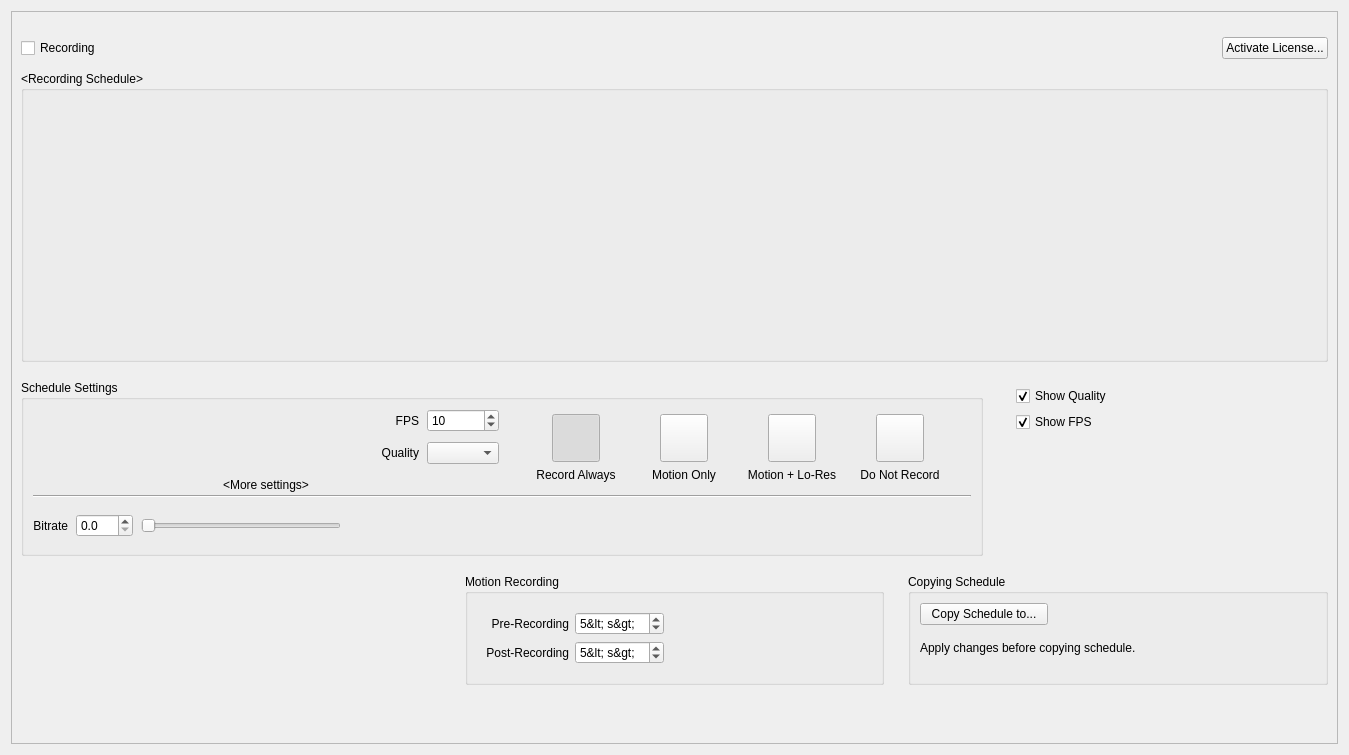
<?xml version="1.0" encoding="UTF-8"?>
<ui version="4.0">
 <class>LegacyCameraScheduleWidget</class>
 <widget class="QWidget" name="LegacyCameraScheduleWidget">
  <property name="geometry">
   <rect>
    <x>0</x>
    <y>0</y>
    <width>1349</width>
    <height>755</height>
   </rect>
  </property>
  <layout class="QVBoxLayout" name="verticalLayout_6">
   <item>
    <widget class="QScrollArea" name="scrollArea">
     <property name="horizontalScrollBarPolicy">
      <enum>Qt::ScrollBarAlwaysOff</enum>
     </property>
     <property name="widgetResizable">
      <bool>true</bool>
     </property>
     <property name="alignment">
      <set>Qt::AlignLeading|Qt::AlignLeft|Qt::AlignTop</set>
     </property>
     <widget class="QWidget" name="scrollAreaWidgetContents">
      <property name="geometry">
       <rect>
        <x>0</x>
        <y>0</y>
        <width>1277</width>
        <height>964</height>
       </rect>
      </property>
      <layout class="QVBoxLayout" name="verticalLayout_7" stretch="0,0,0,0,0,0,1">
       <item>
        <spacer name="verticalSpacer_8">
         <property name="orientation">
          <enum>Qt::Vertical</enum>
         </property>
         <property name="sizeType">
          <enum>QSizePolicy::Fixed</enum>
         </property>
         <property name="sizeHint" stdset="0">
          <size>
           <width>20</width>
           <height>16</height>
          </size>
         </property>
        </spacer>
       </item>
       <item>
        <layout class="QHBoxLayout" name="topButtonsLayout">
         <item>
          <widget class="QCheckBox" name="enableRecordingCheckBox">
           <property name="text">
            <string>Recording</string>
           </property>
           <property name="tristate">
            <bool>true</bool>
           </property>
          </widget>
         </item>
         <item>
          <spacer name="horizontalSpacer">
           <property name="orientation">
            <enum>Qt::Horizontal</enum>
           </property>
           <property name="sizeHint" stdset="0">
            <size>
             <width>40</width>
             <height>20</height>
            </size>
           </property>
          </spacer>
         </item>
         <item>
          <widget class="QPushButton" name="licensesButton">
           <property name="text">
            <string>Activate License...</string>
           </property>
          </widget>
         </item>
        </layout>
       </item>
       <item>
        <widget class="QnLicensesUsageWidget" name="licensesUsageWidget" native="true"/>
       </item>
       <item>
        <layout class="QVBoxLayout" name="recordingScheduleLayout">
         <property name="topMargin">
          <number>0</number>
         </property>
         <item>
          <widget class="QGroupBox" name="scheduleGridGroupBox">
           <property name="title">
            <string notr="true">&lt;Recording Schedule&gt;</string>
           </property>
           <property name="flat">
            <bool>true</bool>
           </property>
           <layout class="QVBoxLayout" name="scheduleGridLayout">
            <item>
             <widget class="nx::vms::client::desktop::ScheduleGridWidget" name="gridWidget" native="true">
              <property name="enabled">
               <bool>true</bool>
              </property>
              <property name="sizePolicy">
               <sizepolicy hsizetype="MinimumExpanding" vsizetype="MinimumExpanding">
                <horstretch>0</horstretch>
                <verstretch>0</verstretch>
               </sizepolicy>
              </property>
              <property name="minimumSize">
               <size>
                <width>0</width>
                <height>250</height>
               </size>
              </property>
             </widget>
            </item>
           </layout>
          </widget>
         </item>
        </layout>
       </item>
       <item>
        <layout class="QHBoxLayout" name="scheduleSettingsLayout" stretch="3,1">
         <property name="spacing">
          <number>24</number>
         </property>
         <property name="topMargin">
          <number>12</number>
         </property>
         <item>
          <widget class="QGroupBox" name="settingsGroupBox">
           <property name="title">
            <string>Schedule Settings</string>
           </property>
           <layout class="QGridLayout" name="gridLayout_4">
            <property name="bottomMargin">
             <number>0</number>
            </property>
            <property name="verticalSpacing">
             <number>0</number>
            </property>
            <item row="0" column="1">
             <widget class="QWidget" name="scheduleSettingsButtons" native="true">
              <property name="sizePolicy">
               <sizepolicy hsizetype="MinimumExpanding" vsizetype="Maximum">
                <horstretch>0</horstretch>
                <verstretch>0</verstretch>
               </sizepolicy>
              </property>
              <layout class="QVBoxLayout" name="verticalLayout">
               <property name="topMargin">
                <number>2</number>
               </property>
               <property name="bottomMargin">
                <number>8</number>
               </property>
               <item>
                <layout class="QGridLayout" name="gridLayout" rowstretch="1,0" columnstretch="1,1,1,1">
                 <property name="leftMargin">
                  <number>16</number>
                 </property>
                 <property name="rightMargin">
                  <number>16</number>
                 </property>
                 <property name="horizontalSpacing">
                  <number>16</number>
                 </property>
                 <item row="0" column="0">
                  <layout class="QHBoxLayout" name="horizontalLayout_5">
                   <item>
                    <widget class="nx::vms::client::desktop::SelectableButton" name="recordAlwaysButton">
                     <property name="minimumSize">
                      <size>
                       <width>48</width>
                       <height>48</height>
                      </size>
                     </property>
                     <property name="maximumSize">
                      <size>
                       <width>48</width>
                       <height>48</height>
                      </size>
                     </property>
                     <property name="text">
                      <string/>
                     </property>
                     <property name="iconSize">
                      <size>
                       <width>48</width>
                       <height>48</height>
                      </size>
                     </property>
                     <property name="checkable">
                      <bool>true</bool>
                     </property>
                     <property name="checked">
                      <bool>true</bool>
                     </property>
                     <property name="autoExclusive">
                      <bool>true</bool>
                     </property>
                     <property name="popupMode">
                      <enum>QToolButton::DelayedPopup</enum>
                     </property>
                     <property name="autoRaise">
                      <bool>false</bool>
                     </property>
                    </widget>
                   </item>
                  </layout>
                 </item>
                 <item row="0" column="1">
                  <layout class="QHBoxLayout" name="horizontalLayout_6">
                   <item>
                    <widget class="nx::vms::client::desktop::SelectableButton" name="recordMotionButton">
                     <property name="minimumSize">
                      <size>
                       <width>48</width>
                       <height>48</height>
                      </size>
                     </property>
                     <property name="maximumSize">
                      <size>
                       <width>48</width>
                       <height>48</height>
                      </size>
                     </property>
                     <property name="text">
                      <string/>
                     </property>
                     <property name="iconSize">
                      <size>
                       <width>48</width>
                       <height>48</height>
                      </size>
                     </property>
                     <property name="checkable">
                      <bool>true</bool>
                     </property>
                     <property name="autoExclusive">
                      <bool>true</bool>
                     </property>
                     <property name="autoRaise">
                      <bool>false</bool>
                     </property>
                    </widget>
                   </item>
                  </layout>
                 </item>
                 <item row="0" column="2">
                  <layout class="QHBoxLayout" name="horizontalLayout_7">
                   <item>
                    <widget class="nx::vms::client::desktop::SelectableButton" name="recordMotionPlusLQButton">
                     <property name="minimumSize">
                      <size>
                       <width>48</width>
                       <height>48</height>
                      </size>
                     </property>
                     <property name="maximumSize">
                      <size>
                       <width>48</width>
                       <height>48</height>
                      </size>
                     </property>
                     <property name="text">
                      <string/>
                     </property>
                     <property name="iconSize">
                      <size>
                       <width>48</width>
                       <height>48</height>
                      </size>
                     </property>
                     <property name="checkable">
                      <bool>true</bool>
                     </property>
                     <property name="autoExclusive">
                      <bool>true</bool>
                     </property>
                     <property name="autoRaise">
                      <bool>false</bool>
                     </property>
                    </widget>
                   </item>
                  </layout>
                 </item>
                 <item row="0" column="3">
                  <layout class="QHBoxLayout" name="horizontalLayout_8">
                   <item>
                    <widget class="nx::vms::client::desktop::SelectableButton" name="noRecordButton">
                     <property name="minimumSize">
                      <size>
                       <width>48</width>
                       <height>48</height>
                      </size>
                     </property>
                     <property name="maximumSize">
                      <size>
                       <width>48</width>
                       <height>48</height>
                      </size>
                     </property>
                     <property name="text">
                      <string/>
                     </property>
                     <property name="iconSize">
                      <size>
                       <width>48</width>
                       <height>48</height>
                      </size>
                     </property>
                     <property name="checkable">
                      <bool>true</bool>
                     </property>
                     <property name="autoExclusive">
                      <bool>true</bool>
                     </property>
                     <property name="autoRaise">
                      <bool>false</bool>
                     </property>
                    </widget>
                   </item>
                  </layout>
                 </item>
                 <item row="1" column="0">
                  <widget class="QLabel" name="labelAlways">
                   <property name="sizePolicy">
                    <sizepolicy hsizetype="MinimumExpanding" vsizetype="Preferred">
                     <horstretch>0</horstretch>
                     <verstretch>0</verstretch>
                    </sizepolicy>
                   </property>
                   <property name="minimumSize">
                    <size>
                     <width>0</width>
                     <height>0</height>
                    </size>
                   </property>
                   <property name="text">
                    <string>Record Always</string>
                   </property>
                   <property name="textFormat">
                    <enum>Qt::AutoText</enum>
                   </property>
                   <property name="alignment">
                    <set>Qt::AlignCenter</set>
                   </property>
                   <property name="wordWrap">
                    <bool>true</bool>
                   </property>
                   <property name="buddy">
                    <cstring>recordAlwaysButton</cstring>
                   </property>
                  </widget>
                 </item>
                 <item row="1" column="1">
                  <widget class="QLabel" name="labelMotionOnly">
                   <property name="sizePolicy">
                    <sizepolicy hsizetype="MinimumExpanding" vsizetype="Preferred">
                     <horstretch>0</horstretch>
                     <verstretch>0</verstretch>
                    </sizepolicy>
                   </property>
                   <property name="text">
                    <string>Motion Only</string>
                   </property>
                   <property name="alignment">
                    <set>Qt::AlignCenter</set>
                   </property>
                   <property name="wordWrap">
                    <bool>true</bool>
                   </property>
                   <property name="buddy">
                    <cstring>recordMotionButton</cstring>
                   </property>
                  </widget>
                 </item>
                 <item row="1" column="2">
                  <widget class="QLabel" name="labelMotionPlusLQ">
                   <property name="sizePolicy">
                    <sizepolicy hsizetype="MinimumExpanding" vsizetype="Preferred">
                     <horstretch>0</horstretch>
                     <verstretch>0</verstretch>
                    </sizepolicy>
                   </property>
                   <property name="text">
                    <string>Motion + Lo-Res</string>
                   </property>
                   <property name="alignment">
                    <set>Qt::AlignCenter</set>
                   </property>
                   <property name="wordWrap">
                    <bool>true</bool>
                   </property>
                   <property name="buddy">
                    <cstring>recordMotionPlusLQButton</cstring>
                   </property>
                  </widget>
                 </item>
                 <item row="1" column="3">
                  <widget class="QLabel" name="labelNoRecord">
                   <property name="sizePolicy">
                    <sizepolicy hsizetype="MinimumExpanding" vsizetype="Preferred">
                     <horstretch>0</horstretch>
                     <verstretch>0</verstretch>
                    </sizepolicy>
                   </property>
                   <property name="text">
                    <string>Do Not Record</string>
                   </property>
                   <property name="alignment">
                    <set>Qt::AlignCenter</set>
                   </property>
                   <property name="wordWrap">
                    <bool>true</bool>
                   </property>
                   <property name="buddy">
                    <cstring>noRecordButton</cstring>
                   </property>
                  </widget>
                 </item>
                </layout>
               </item>
               <item>
                <spacer name="verticalSpacer">
                 <property name="orientation">
                  <enum>Qt::Vertical</enum>
                 </property>
                 <property name="sizeHint" stdset="0">
                  <size>
                   <width>1</width>
                   <height>1</height>
                  </size>
                 </property>
                </spacer>
               </item>
              </layout>
             </widget>
            </item>
            <item row="1" column="0" colspan="2">
             <widget class="QWidget" name="advancedSettingsWidget" native="true">
              <layout class="QVBoxLayout" name="verticalLayout_4">
               <property name="spacing">
                <number>16</number>
               </property>
               <property name="leftMargin">
                <number>0</number>
               </property>
               <property name="topMargin">
                <number>0</number>
               </property>
               <property name="rightMargin">
                <number>0</number>
               </property>
               <property name="bottomMargin">
                <number>16</number>
               </property>
               <item>
                <widget class="Line" name="line">
                 <property name="orientation">
                  <enum>Qt::Horizontal</enum>
                 </property>
                </widget>
               </item>
               <item>
                <layout class="QHBoxLayout" name="horizontalLayout">
                 <property name="spacing">
                  <number>8</number>
                 </property>
                 <item>
                  <widget class="QLabel" name="bitrateLabel">
                   <property name="text">
                    <string>Bitrate</string>
                   </property>
                   <property name="alignment">
                    <set>Qt::AlignRight|Qt::AlignTrailing|Qt::AlignVCenter</set>
                   </property>
                   <property name="buddy">
                    <cstring>bitrateSpinBox</cstring>
                   </property>
                  </widget>
                 </item>
                 <item>
                  <widget class="QDoubleSpinBox" name="bitrateSpinBox">
                   <property name="decimals">
                    <number>1</number>
                   </property>
                   <property name="singleStep">
                    <double>0.100000000000000</double>
                   </property>
                  </widget>
                 </item>
                 <item>
                  <widget class="QSlider" name="bitrateSlider">
                   <property name="maximumSize">
                    <size>
                     <width>200</width>
                     <height>16777215</height>
                    </size>
                   </property>
                   <property name="maximum">
                    <number>1000</number>
                   </property>
                   <property name="singleStep">
                    <number>10</number>
                   </property>
                   <property name="pageStep">
                    <number>100</number>
                   </property>
                   <property name="orientation">
                    <enum>Qt::Horizontal</enum>
                   </property>
                  </widget>
                 </item>
                 <item>
                  <spacer name="horizontalSpacer_2">
                   <property name="orientation">
                    <enum>Qt::Horizontal</enum>
                   </property>
                   <property name="sizeHint" stdset="0">
                    <size>
                     <width>40</width>
                     <height>20</height>
                    </size>
                   </property>
                  </spacer>
                 </item>
                </layout>
               </item>
              </layout>
             </widget>
            </item>
            <item row="0" column="0">
             <layout class="QGridLayout" name="gridLayout_3" columnstretch="1,0">
              <property name="horizontalSpacing">
               <number>8</number>
              </property>
              <property name="verticalSpacing">
               <number>10</number>
              </property>
              <item row="0" column="0">
               <widget class="QLabel" name="fpsLabel">
                <property name="sizePolicy">
                 <sizepolicy hsizetype="Preferred" vsizetype="Preferred">
                  <horstretch>0</horstretch>
                  <verstretch>0</verstretch>
                 </sizepolicy>
                </property>
                <property name="text">
                 <string>FPS</string>
                </property>
                <property name="alignment">
                 <set>Qt::AlignRight|Qt::AlignTrailing|Qt::AlignVCenter</set>
                </property>
               </widget>
              </item>
              <item row="0" column="1">
               <widget class="QSpinBox" name="fpsSpinBox">
                <property name="sizePolicy">
                 <sizepolicy hsizetype="Minimum" vsizetype="Preferred">
                  <horstretch>0</horstretch>
                  <verstretch>0</verstretch>
                 </sizepolicy>
                </property>
                <property name="minimum">
                 <number>1</number>
                </property>
                <property name="maximum">
                 <number>30</number>
                </property>
                <property name="value">
                 <number>10</number>
                </property>
               </widget>
              </item>
              <item row="1" column="0">
               <widget class="nx::vms::client::desktop::LabelWithHint" name="qualityLabel">
                <property name="sizePolicy">
                 <sizepolicy hsizetype="Preferred" vsizetype="Preferred">
                  <horstretch>0</horstretch>
                  <verstretch>0</verstretch>
                 </sizepolicy>
                </property>
                <property name="text">
                 <string>Quality</string>
                </property>
                <property name="alignment">
                 <set>Qt::AlignRight|Qt::AlignTrailing|Qt::AlignVCenter</set>
                </property>
                <property name="buddy">
                 <cstring>qualityComboBox</cstring>
                </property>
               </widget>
              </item>
              <item row="1" column="1">
               <widget class="QComboBox" name="qualityComboBox">
                <property name="sizePolicy">
                 <sizepolicy hsizetype="Preferred" vsizetype="Preferred">
                  <horstretch>0</horstretch>
                  <verstretch>0</verstretch>
                 </sizepolicy>
                </property>
                <property name="minimumSize">
                 <size>
                  <width>0</width>
                  <height>0</height>
                 </size>
                </property>
                <property name="currentIndex">
                 <number>-1</number>
                </property>
               </widget>
              </item>
              <item row="2" column="0">
               <spacer name="verticalSpacer_2">
                <property name="orientation">
                 <enum>Qt::Vertical</enum>
                </property>
                <property name="sizeHint" stdset="0">
                 <size>
                  <width>10</width>
                  <height>1</height>
                 </size>
                </property>
               </spacer>
              </item>
              <item row="3" column="0" colspan="2">
               <widget class="QPushButton" name="advancedSettingsButton">
                <property name="maximumSize">
                 <size>
                  <width>16777215</width>
                  <height>20</height>
                 </size>
                </property>
                <property name="text">
                 <string notr="true">&lt;More settings&gt;</string>
                </property>
                <property name="flat">
                 <bool>true</bool>
                </property>
               </widget>
              </item>
             </layout>
            </item>
           </layout>
          </widget>
         </item>
         <item>
          <widget class="QWidget" name="widget" native="true">
           <property name="minimumSize">
            <size>
             <width>100</width>
             <height>100</height>
            </size>
           </property>
           <layout class="QVBoxLayout" name="verticalLayout_2">
            <property name="topMargin">
             <number>6</number>
            </property>
            <item>
             <widget class="QCheckBox" name="displayQualityCheckBox">
              <property name="text">
               <string>Show Quality</string>
              </property>
              <property name="checked">
               <bool>true</bool>
              </property>
             </widget>
            </item>
            <item>
             <widget class="QCheckBox" name="displayFpsCheckBox">
              <property name="text">
               <string>Show FPS</string>
              </property>
              <property name="checked">
               <bool>true</bool>
              </property>
             </widget>
            </item>
            <item>
             <spacer name="verticalSpacer_3">
              <property name="orientation">
               <enum>Qt::Vertical</enum>
              </property>
              <property name="sizeHint" stdset="0">
               <size>
                <width>40</width>
                <height>20</height>
               </size>
              </property>
             </spacer>
            </item>
           </layout>
          </widget>
         </item>
        </layout>
       </item>
       <item>
        <layout class="QHBoxLayout" name="bottomParametersLayout" stretch="1,1,1">
         <property name="spacing">
          <number>24</number>
         </property>
         <property name="topMargin">
          <number>12</number>
         </property>
         <property name="bottomMargin">
          <number>0</number>
         </property>
         <item>
          <widget class="QnArchiveLengthWidget" name="archiveLengthWidget" native="true">
           <property name="minimumSize">
            <size>
             <width>50</width>
             <height>0</height>
            </size>
           </property>
          </widget>
         </item>
         <item>
          <widget class="QGroupBox" name="motionGroupBox">
           <property name="title">
            <string>Motion Recording</string>
           </property>
           <property name="flat">
            <bool>true</bool>
           </property>
           <layout class="QVBoxLayout" name="verticalLayout_3">
            <item>
             <widget class="QWidget" name="widget_3" native="true">
              <property name="sizePolicy">
               <sizepolicy hsizetype="Maximum" vsizetype="Maximum">
                <horstretch>0</horstretch>
                <verstretch>0</verstretch>
               </sizepolicy>
              </property>
              <layout class="QGridLayout" name="gridLayout_2">
               <item row="0" column="0">
                <widget class="QLabel" name="label_9">
                 <property name="text">
                  <string>Pre-Recording</string>
                 </property>
                 <property name="alignment">
                  <set>Qt::AlignRight|Qt::AlignTrailing|Qt::AlignVCenter</set>
                 </property>
                 <property name="buddy">
                  <cstring>recordBeforeSpinBox</cstring>
                 </property>
                </widget>
               </item>
               <item row="0" column="1">
                <widget class="QSpinBox" name="recordBeforeSpinBox">
                 <property name="suffix">
                  <string notr="true" extracomment="Short for &quot;seconds&quot;">&lt; s&gt;</string>
                 </property>
                 <property name="minimum">
                  <number>3</number>
                 </property>
                 <property name="maximum">
                  <number>20</number>
                 </property>
                 <property name="value">
                  <number>5</number>
                 </property>
                </widget>
               </item>
               <item row="1" column="0">
                <widget class="QLabel" name="label_10">
                 <property name="text">
                  <string>Post-Recording</string>
                 </property>
                 <property name="alignment">
                  <set>Qt::AlignRight|Qt::AlignTrailing|Qt::AlignVCenter</set>
                 </property>
                 <property name="buddy">
                  <cstring>recordAfterSpinBox</cstring>
                 </property>
                </widget>
               </item>
               <item row="1" column="1">
                <widget class="QSpinBox" name="recordAfterSpinBox">
                 <property name="suffix">
                  <string notr="true" extracomment="Short for &quot;seconds&quot;">&lt; s&gt;</string>
                 </property>
                 <property name="minimum">
                  <number>3</number>
                 </property>
                 <property name="maximum">
                  <number>20</number>
                 </property>
                 <property name="value">
                  <number>5</number>
                 </property>
                </widget>
               </item>
              </layout>
             </widget>
            </item>
            <item>
             <spacer name="verticalSpacer_5">
              <property name="orientation">
               <enum>Qt::Vertical</enum>
              </property>
              <property name="sizeHint" stdset="0">
               <size>
                <width>0</width>
                <height>0</height>
               </size>
              </property>
             </spacer>
            </item>
           </layout>
          </widget>
         </item>
         <item>
          <widget class="QGroupBox" name="copyScheduleGroupBox">
           <property name="title">
            <string>Copying Schedule</string>
           </property>
           <property name="flat">
            <bool>true</bool>
           </property>
           <layout class="QVBoxLayout" name="verticalLayout_5" stretch="0,0,1">
            <property name="spacing">
             <number>16</number>
            </property>
            <item>
             <widget class="QPushButton" name="exportScheduleButton">
              <property name="sizePolicy">
               <sizepolicy hsizetype="Fixed" vsizetype="Fixed">
                <horstretch>0</horstretch>
                <verstretch>0</verstretch>
               </sizepolicy>
              </property>
              <property name="minimumSize">
               <size>
                <width>128</width>
                <height>0</height>
               </size>
              </property>
              <property name="text">
               <string>Copy Schedule to...</string>
              </property>
             </widget>
            </item>
            <item>
             <widget class="QLabel" name="exportWarningLabel">
              <property name="text">
               <string>Apply changes before copying schedule.</string>
              </property>
              <property name="wordWrap">
               <bool>true</bool>
              </property>
             </widget>
            </item>
            <item>
             <spacer name="verticalSpacer_4">
              <property name="orientation">
               <enum>Qt::Vertical</enum>
              </property>
              <property name="sizeHint" stdset="0">
               <size>
                <width>0</width>
                <height>0</height>
               </size>
              </property>
             </spacer>
            </item>
           </layout>
          </widget>
         </item>
        </layout>
       </item>
       <item>
        <spacer name="verticalSpacer_7">
         <property name="orientation">
          <enum>Qt::Vertical</enum>
         </property>
         <property name="sizeType">
          <enum>QSizePolicy::MinimumExpanding</enum>
         </property>
         <property name="sizeHint" stdset="0">
          <size>
           <width>20</width>
           <height>16</height>
          </size>
         </property>
        </spacer>
       </item>
      </layout>
     </widget>
    </widget>
   </item>
  </layout>
 </widget>
 <customwidgets>
  <customwidget>
   <class>nx::vms::client::desktop::ScheduleGridWidget</class>
   <extends>QWidget</extends>
   <header location="global">nx/vms/client/desktop/resource_properties/camera/widgets/schedule_grid_widget.h</header>
   <container>1</container>
  </customwidget>
  <customwidget>
   <class>QnLicensesUsageWidget</class>
   <extends>QWidget</extends>
   <header location="global">nx/vms/client/desktop/resource_properties/camera/legacy/licenses_usage_widget.h</header>
   <container>1</container>
  </customwidget>
  <customwidget>
   <class>nx::vms::client::desktop::SelectableButton</class>
   <extends>QToolButton</extends>
   <header location="global">nx/vms/client/desktop/common/widgets/selectable_button.h</header>
  </customwidget>
  <customwidget>
   <class>QnArchiveLengthWidget</class>
   <extends>QWidget</extends>
   <header location="global">nx/vms/client/desktop/resource_properties/camera/legacy/legacy_archive_length_widget.h</header>
   <container>1</container>
  </customwidget>
  <customwidget>
   <class>nx::vms::client::desktop::LabelWithHint</class>
   <extends>QLabel</extends>
   <header location="global">nx/vms/client/desktop/common/widgets/widget_with_hint.h</header>
  </customwidget>
 </customwidgets>
 <tabstops>
  <tabstop>enableRecordingCheckBox</tabstop>
  <tabstop>licensesButton</tabstop>
  <tabstop>fpsSpinBox</tabstop>
  <tabstop>qualityComboBox</tabstop>
  <tabstop>recordAlwaysButton</tabstop>
  <tabstop>recordMotionButton</tabstop>
  <tabstop>recordMotionPlusLQButton</tabstop>
  <tabstop>noRecordButton</tabstop>
  <tabstop>displayQualityCheckBox</tabstop>
  <tabstop>displayFpsCheckBox</tabstop>
  <tabstop>recordBeforeSpinBox</tabstop>
  <tabstop>recordAfterSpinBox</tabstop>
 </tabstops>
 <resources/>
 <connections/>
 <slots>
  <slot>doNotChangeStateChanged(int)</slot>
 </slots>
</ui>
